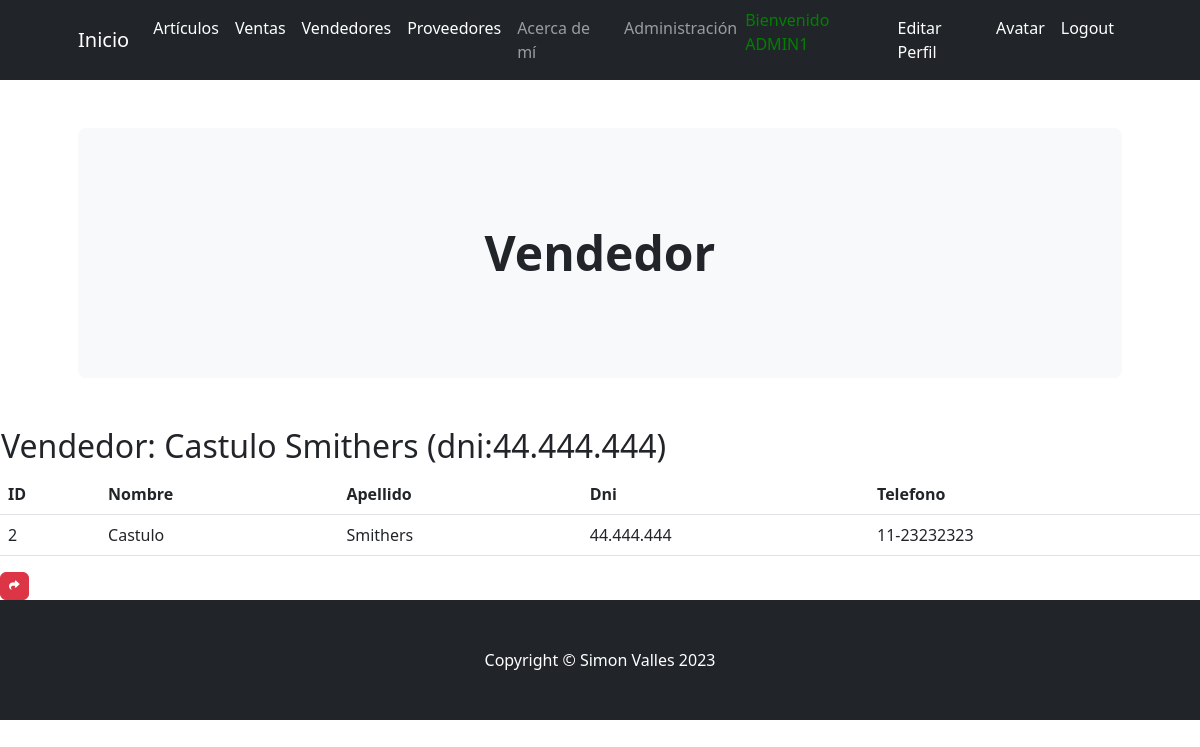
/aplicacion/detail_vendedor/2/ (signed in), run on the app's committed database.
### aplicacion/models.py (models this page shows)
class Vendedor(models.Model):
    nombre = models.CharField(max_length=50)
    apellido = models.CharField(max_length=50)
    dni = models.CharField(max_length=15)#ingresar con puntos divisorios
    telefono = models.CharField(max_length=20)
    def __str__(self):
        return f"{self.nombre} {self.apellido} (dni:{self.dni})"

### aplicacion/views.py (the view)
# urls.py: path('detail_vendedor/<int:pk>/', VendedorDetail.as_view(), name="detail_vendedor"),
class VendedorDetail(LoginRequiredMixin, DetailView):
    model = Vendedor

### aplicacion/templates/aplicacion/vendedor_detail.html (shortened to what this page needs)
{% extends 'aplicacion/base.html' %}
{% load static %}
{% block cabecera %}Vendedor{% endblock cabecera %}
{% block contenido %}
<table>
    <tr>
        <td><h2>Vendedor: {{object}}</h2></td>
    </tr>
</table>
<table class="table">
    <thead>
        <tr>
            <th>ID</th>
            <th>Nombre</th>
            <th>Apellido</th>
            <th>Dni</th>
            <th>Telefono</th>
        </tr>
    </thead>
    <tbody>
        <tr>
            <td>{{ object.id }}</td>
            <td>{{ object.nombre }}</td>
            <td>{{ object.apellido }}</td>
            <td>{{ object.dni }}</td>
            <td>{{ object.telefono }}</td>
        </tr>
    </tbody>
</table>
<a
href="{% url 'vendedores' %}"
class="btn btn-danger"
style="--bs-btn-padding-y: .25rem; --bs-btn-padding-x: .5rem; --bs-btn-font-size: .75rem;"
>
</a>
{% endblock contenido %}

### aplicacion/templates/aplicacion/base.html (shortened to what this page needs)
<!DOCTYPE html>
<html lang="en">
    <head>
        {% load static %}
        <link href="https://cdn.jsdelivr.net/npm/bootstrap-icons@1.4.1/font/bootstrap-icons.css" rel="stylesheet" />
        <link rel="stylesheet" href="https://cdnjs.cloudflare.com/ajax/libs/font-awesome/6.4.0/css/all.min.css">
        <link href="{% static 'aplicacion/css/styles.css' %}" rel="stylesheet" />
    </head>
    <body>
        <nav class="navbar navbar-expand-lg navbar-dark bg-dark">
            <div class="container px-lg-5">
                <a class="navbar-brand" href="{% url 'inicio' %}">Inicio</a>
                <div class="collapse navbar-collapse" id="navbarSupportedContent">
                    <ul class="navbar-nav ms-auto mb-2 mb-lg-0">
                {% if user.is_authenticated %}
                        <li class="nav-item"><a class="nav-link active" aria-current="page" href="{% url 'articulos' %}">Artículos</a></li>
                        <li class="nav-item"><a class="nav-link active" aria-current="page" href="{% url 'ventas' %}">Ventas</a></li>
                        <li class="nav-item"><a class="nav-link active" aria-current="page" href="{% url 'vendedores' %}">Vendedores</a></li>
                        <li class="nav-item"><a class="nav-link active" aria-current="page" href="{% url 'proveedores' %}">Proveedores</a></li>
                        <li class="nav-item"><a class="nav-link" href="{% url 'about' %}">Acerca de mí</a></li>
                        <li class="nav-item"><a class="nav-link" aria-current="page" href="{% url 'admin:index' %}">Administración</a></li>
                        <p style="color:green">Bienvenido {{ user.username|upper}}</p>
                        <li class="nav-item"><a class="nav-link active" aria-current="page" href="{% url 'editar_perfil' %}">Editar Perfil</a></li>
                        <li class="nav-item"><a class="nav-link active" aria-current="page" href="{% url 'agregar_avatar' %}">Avatar</a></li>
                        <li class="nav-item"><a class="nav-link active" aria-current="page" href="{% url 'logout' %}">Logout</a></li>
                {% else %}
                        <li class="nav-item"><a class="nav-link active" aria-current="page" href="{% url 'register' %}">Registrarse</a></li>
                        <li class="nav-item"><a class="nav-link active" aria-current="page" href="{% url 'login' %}">Login</a></li>
                {% endif %}
                    </ul>
                </div>
            </div>
        </nav>
        <header class="py-5">
            <div class="container px-lg-5">
                <div class="p-4 p-lg-5 bg-light rounded-3 text-center">
                    <div class="m-4 m-lg-5">
                        <h1 class="display-5 fw-bold">
                            {% block cabecera %}{% endblock cabecera %}
                        </h1>
                    </div>
                </div>
            </div>
        </header>
        {% block contenido %}{% endblock contenido %}
        {% if user.is_authenticated %}
        <footer class="py-5 bg-dark">
            <div class="container"><p class="m-0 text-center text-white">Copyright &copy; Simon Valles 2023</p></div>
        </footer>
        {% endif %}
    </body>
</html>

### data on the page
Vendedor: nombre+apellido+dni "Castulo Smithers (dni:44.444.444)", id "2", nombre "Castulo", apellido "Smithers", dni "44.444.444", telefono "11-23232323"

### other printed values
{{ user.username|upper }} "ADMIN1"
